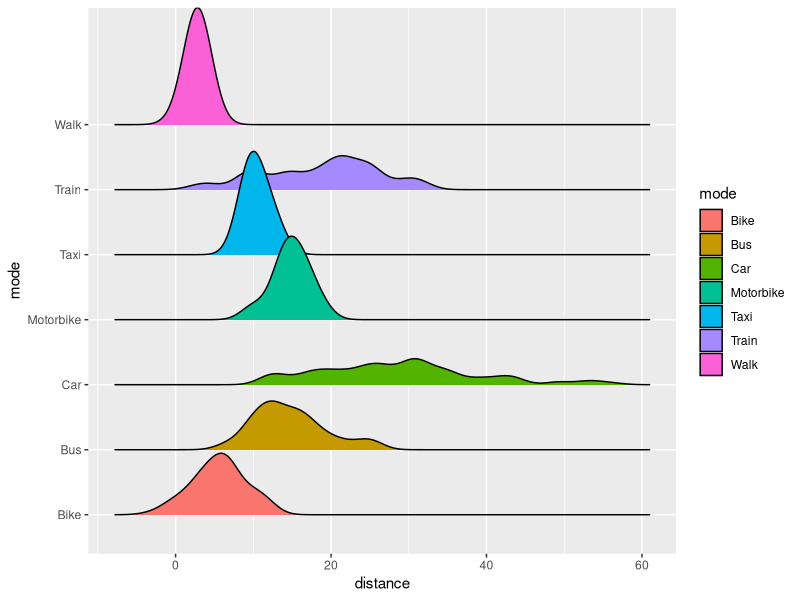

Source code (R):
#This script creates "dummy data" for the Civic Makers carbon calculator project


library(tidyverse)  #packages for manipulating data
library(jsonlite) #package for converting dataframe into json
library(ggridges) #package for making a ridgeline chart, so we can preview what the dataset should look like as a ridgeline chart in Highcharts


#This makes a vector of N numbers (N being the first number in the brackets!), randomly sampled from the normal distribution using the mean and standard deviation specified. I've just tried to guess the mean & sd for each of the transport types, and assumed there would be more responses for car/train/bike/walk than for motorbike/taxi... very broad guesses, may need to be tweaked!!

Bike <- rnorm(80, mean=5, sd=3)
Walk <- rnorm(50, mean=3, sd=1)
Train <- rnorm(100, mean=20, sd=7)
Car <- rnorm(100, mean=30, sd=10)
Motorbike <- rnorm(10, mean=15, sd=2)
Bus <- rnorm(50, mean=15, sd=4)
Taxi <- rnorm(10, mean=10, sd=2)

#This combines all of the transport type vectors into one dataset 

modes <- bind_rows(
  tibble(mode = "Bike", distance = Bike),
  tibble(mode = "Walk", distance = Walk),
  tibble(mode = "Train", distance = Train),
  tibble(mode = "Car", distance = Car),
  tibble(mode = "Motorbike", distance = Motorbike),
  tibble(mode = "Bus", distance = Bus),
  tibble(mode = "Taxi", distance = Taxi),
)


#This makes a plot out of the dataset that should closely resemble what we're making in highcharts, just to see what the shape should be!
ggplot(modes, aes(x=distance, y=mode)) +
  geom_density_ridges(aes(fill=mode))


#This converts the dataset to json and writes it to a json file in the working directory
write_json(modes, path = ".jsonmodes.json")
